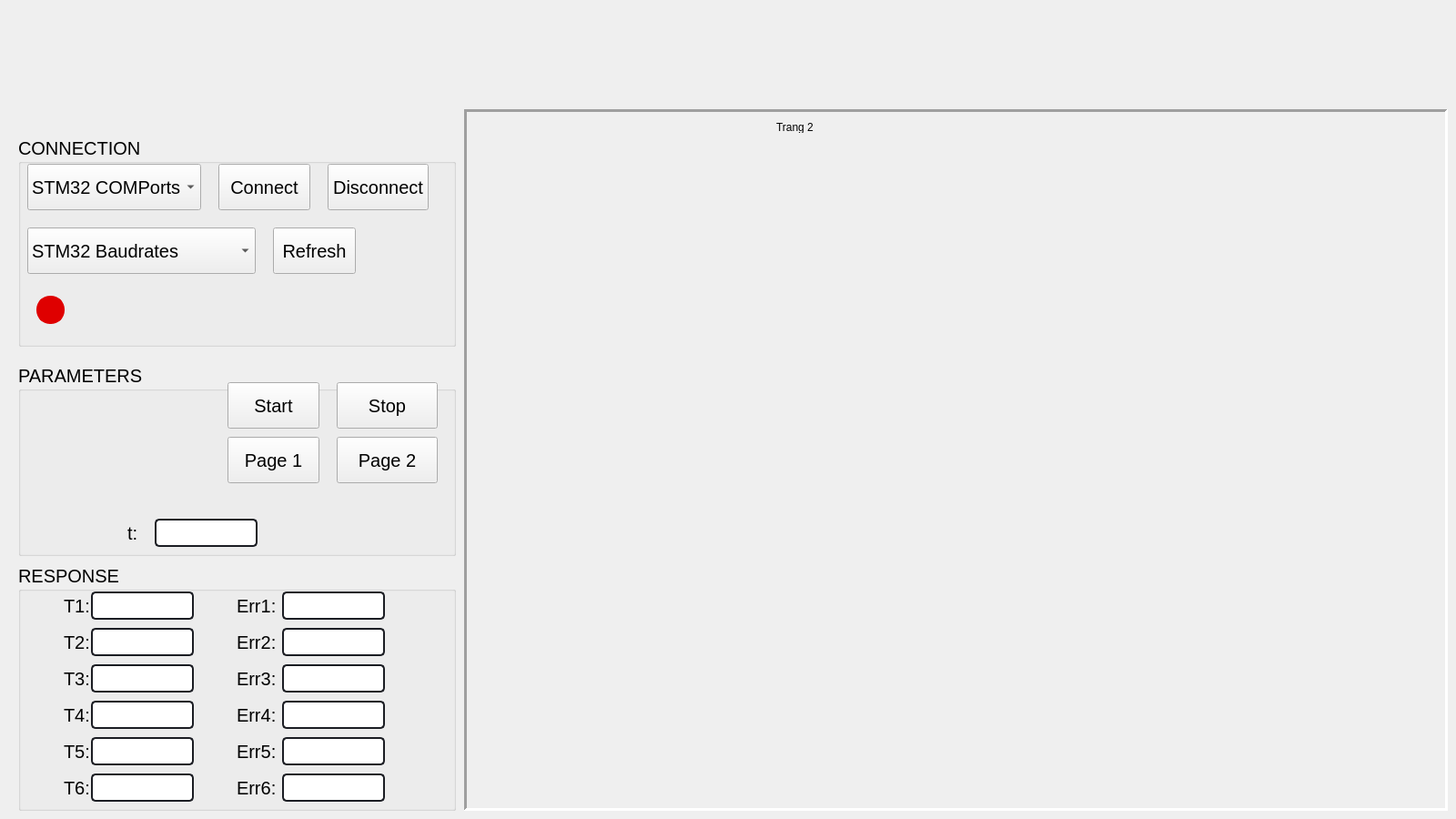
<?xml version="1.0" encoding="UTF-8"?>
<ui version="4.0">
 <class>MainWindow</class>
 <widget class="QMainWindow" name="MainWindow">
  <property name="geometry">
   <rect>
    <x>0</x>
    <y>0</y>
    <width>1600</width>
    <height>900</height>
   </rect>
  </property>
  <property name="minimumSize">
   <size>
    <width>1600</width>
    <height>900</height>
   </size>
  </property>
  <property name="maximumSize">
   <size>
    <width>1600</width>
    <height>900</height>
   </size>
  </property>
  <property name="windowTitle">
   <string>MainWindow</string>
  </property>
  <widget class="QWidget" name="centralwidget">
   <property name="minimumSize">
    <size>
     <width>1600</width>
     <height>900</height>
    </size>
   </property>
   <property name="maximumSize">
    <size>
     <width>1600</width>
     <height>900</height>
    </size>
   </property>
   <property name="styleSheet">
    <string notr="true"/>
   </property>
   <widget class="QGroupBox" name="gb_connection">
    <property name="geometry">
     <rect>
      <x>20</x>
      <y>150</y>
      <width>481</width>
      <height>231</height>
     </rect>
    </property>
    <property name="font">
     <font>
      <family>Arial</family>
      <pointsize>15</pointsize>
     </font>
    </property>
    <property name="styleSheet">
     <string notr="true">QGroupBox{border:2px solid gray;border-radius:5px;margin-top: 0ex;color: ;background-color: transparent;} QGroupBox::title{subcontrol-origin: margin;subcontrol-position:top left;padding:0 2px;}
color: rgb(255, 255, 255);
</string>
    </property>
    <property name="title">
     <string>CONNECTION</string>
    </property>
    <widget class="QComboBox" name="cb_comports">
     <property name="geometry">
      <rect>
       <x>10</x>
       <y>30</y>
       <width>191</width>
       <height>51</height>
      </rect>
     </property>
     <property name="font">
      <font>
       <family>Arial</family>
       <pointsize>15</pointsize>
      </font>
     </property>
     <item>
      <property name="text">
       <string>STM32 COMPorts</string>
      </property>
     </item>
    </widget>
    <widget class="QComboBox" name="cb_baudrates">
     <property name="geometry">
      <rect>
       <x>10</x>
       <y>100</y>
       <width>251</width>
       <height>51</height>
      </rect>
     </property>
     <property name="font">
      <font>
       <family>Arial</family>
       <pointsize>15</pointsize>
      </font>
     </property>
     <item>
      <property name="text">
       <string>STM32 Baudrates</string>
      </property>
     </item>
     <item>
      <property name="text">
       <string>1200</string>
      </property>
     </item>
     <item>
      <property name="text">
       <string>1800</string>
      </property>
     </item>
     <item>
      <property name="text">
       <string>2400</string>
      </property>
     </item>
     <item>
      <property name="text">
       <string>4800</string>
      </property>
     </item>
     <item>
      <property name="text">
       <string>9600</string>
      </property>
     </item>
     <item>
      <property name="text">
       <string>34800</string>
      </property>
     </item>
     <item>
      <property name="text">
       <string>19200</string>
      </property>
     </item>
     <item>
      <property name="text">
       <string>57600</string>
      </property>
     </item>
     <item>
      <property name="text">
       <string>115200</string>
      </property>
     </item>
    </widget>
    <widget class="QPushButton" name="btn_connect">
     <property name="geometry">
      <rect>
       <x>220</x>
       <y>30</y>
       <width>101</width>
       <height>51</height>
      </rect>
     </property>
     <property name="font">
      <font>
       <family>Arial</family>
       <pointsize>15</pointsize>
      </font>
     </property>
     <property name="text">
      <string>Connect</string>
     </property>
    </widget>
    <widget class="QPushButton" name="btn_refresh">
     <property name="geometry">
      <rect>
       <x>280</x>
       <y>100</y>
       <width>91</width>
       <height>51</height>
      </rect>
     </property>
     <property name="font">
      <font>
       <family>Arial</family>
       <pointsize>15</pointsize>
      </font>
     </property>
     <property name="text">
      <string>Refresh</string>
     </property>
    </widget>
    <widget class="QPushButton" name="btn_disconnect">
     <property name="geometry">
      <rect>
       <x>340</x>
       <y>30</y>
       <width>111</width>
       <height>51</height>
      </rect>
     </property>
     <property name="font">
      <font>
       <family>Arial</family>
       <pointsize>15</pointsize>
      </font>
     </property>
     <property name="text">
      <string>Disconnect</string>
     </property>
    </widget>
    <widget class="QCheckBox" name="chb_status">
     <property name="geometry">
      <rect>
       <x>20</x>
       <y>170</y>
       <width>131</width>
       <height>41</height>
      </rect>
     </property>
     <property name="font">
      <font>
       <family>Arial</family>
       <pointsize>15</pointsize>
      </font>
     </property>
     <property name="autoFillBackground">
      <bool>false</bool>
     </property>
     <property name="styleSheet">
      <string notr="true">QCheckBox::indicator {
    border: 3px solid rgb(223, 0, 0);
	width: 25px;
	height: 25px;
	border-radius: 15px;
    background: rgb(223, 0, 0);
}
QCheckBox::indicator:hover {
    border: 3px solid rgb(223, 0, 0);
}
QCheckBox::indicator:checked {
    background: 3px solid rgb(60, 168, 31);
	border: 3px solid  rgb(60, 168, 31);	
	background-color: rgb(60, 168, 31);
}
</string>
     </property>
     <property name="text">
      <string/>
     </property>
    </widget>
    <widget class="QLabel" name="lbl_status">
     <property name="geometry">
      <rect>
       <x>60</x>
       <y>170</y>
       <width>181</width>
       <height>41</height>
      </rect>
     </property>
     <property name="font">
      <font>
       <family>Arial</family>
       <pointsize>15</pointsize>
      </font>
     </property>
     <property name="text">
      <string/>
     </property>
    </widget>
   </widget>
   <widget class="QGroupBox" name="gb_parameters">
    <property name="geometry">
     <rect>
      <x>20</x>
      <y>400</y>
      <width>481</width>
      <height>211</height>
     </rect>
    </property>
    <property name="font">
     <font>
      <family>Arial</family>
      <pointsize>15</pointsize>
     </font>
    </property>
    <property name="styleSheet">
     <string notr="true">QGroupBox
{border:2px solid gray;
border-radius:5px;
margin-top: 0ex;
color: ;
background-color: transparent;}

QGroupBox::title
{subcontrol-origin:margin ;
subcontrol-position:top left;
padding:0 2px;}
color: rgb(255, 255, 255);</string>
    </property>
    <property name="title">
     <string>PARAMETERS</string>
    </property>
    <widget class="QPushButton" name="btn_start">
     <property name="geometry">
      <rect>
       <x>230</x>
       <y>20</y>
       <width>101</width>
       <height>51</height>
      </rect>
     </property>
     <property name="font">
      <font>
       <family>Arial</family>
       <pointsize>15</pointsize>
      </font>
     </property>
     <property name="text">
      <string>Start</string>
     </property>
    </widget>
    <widget class="QPushButton" name="btn_stop">
     <property name="geometry">
      <rect>
       <x>350</x>
       <y>20</y>
       <width>111</width>
       <height>51</height>
      </rect>
     </property>
     <property name="font">
      <font>
       <family>Arial</family>
       <pointsize>15</pointsize>
      </font>
     </property>
     <property name="text">
      <string>Stop</string>
     </property>
    </widget>
    <widget class="QPushButton" name="btn_page_the">
     <property name="geometry">
      <rect>
       <x>230</x>
       <y>80</y>
       <width>101</width>
       <height>51</height>
      </rect>
     </property>
     <property name="font">
      <font>
       <family>Arial</family>
       <pointsize>15</pointsize>
      </font>
     </property>
     <property name="text">
      <string>Page 1</string>
     </property>
    </widget>
    <widget class="QPushButton" name="btn_page_err">
     <property name="geometry">
      <rect>
       <x>350</x>
       <y>80</y>
       <width>111</width>
       <height>51</height>
      </rect>
     </property>
     <property name="font">
      <font>
       <family>Arial</family>
       <pointsize>15</pointsize>
      </font>
     </property>
     <property name="text">
      <string>Page 2</string>
     </property>
    </widget>
    <widget class="QLineEdit" name="le_time">
     <property name="geometry">
      <rect>
       <x>150</x>
       <y>170</y>
       <width>113</width>
       <height>31</height>
      </rect>
     </property>
     <property name="font">
      <font>
       <family>Arial</family>
       <pointsize>15</pointsize>
      </font>
     </property>
     <property name="styleSheet">
      <string notr="true">QLineEdit {

	border-radius: 5px;
	border: 2px solid rgb(27, 29, 35);
	padding-left: 10px;
}
QLineEdit:hover {
	border: 2px solid rgb(64, 71, 88);

}
QLineEdit:focus {
	border: 2px solid rgb(91, 101, 124);
}</string>
     </property>
     <property name="alignment">
      <set>Qt::AlignCenter</set>
     </property>
    </widget>
    <widget class="QLabel" name="lbl_time">
     <property name="geometry">
      <rect>
       <x>120</x>
       <y>170</y>
       <width>47</width>
       <height>31</height>
      </rect>
     </property>
     <property name="font">
      <font>
       <family>Arial</family>
       <pointsize>15</pointsize>
      </font>
     </property>
     <property name="text">
      <string>t:</string>
     </property>
    </widget>
   </widget>
   <widget class="QGroupBox" name="gb_response">
    <property name="geometry">
     <rect>
      <x>20</x>
      <y>620</y>
      <width>481</width>
      <height>271</height>
     </rect>
    </property>
    <property name="font">
     <font>
      <family>Arial</family>
      <pointsize>15</pointsize>
     </font>
    </property>
    <property name="styleSheet">
     <string notr="true">QGroupBox
{border:2px solid gray;
border-radius:5px;
margin-top: 0ex;
color: ;
background-color: transparent;}

QGroupBox::title
{subcontrol-origin:margin ;
subcontrol-position:top left;
padding:0 2px;}
color: rgb(255, 255, 255);</string>
    </property>
    <property name="title">
     <string>RESPONSE</string>
    </property>
    <widget class="QLineEdit" name="le_the1">
     <property name="geometry">
      <rect>
       <x>80</x>
       <y>30</y>
       <width>113</width>
       <height>31</height>
      </rect>
     </property>
     <property name="font">
      <font>
       <family>Arial</family>
       <pointsize>15</pointsize>
      </font>
     </property>
     <property name="styleSheet">
      <string notr="true">QLineEdit {

	border-radius: 5px;
	border: 2px solid rgb(27, 29, 35);
	padding-left: 10px;
}
QLineEdit:hover {
	border: 2px solid rgb(64, 71, 88);

}
QLineEdit:focus {
	border: 2px solid rgb(91, 101, 124);
}</string>
     </property>
     <property name="alignment">
      <set>Qt::AlignCenter</set>
     </property>
    </widget>
    <widget class="QLabel" name="lbl_the1">
     <property name="geometry">
      <rect>
       <x>50</x>
       <y>30</y>
       <width>47</width>
       <height>31</height>
      </rect>
     </property>
     <property name="font">
      <font>
       <family>Arial</family>
       <pointsize>15</pointsize>
      </font>
     </property>
     <property name="text">
      <string>T1:</string>
     </property>
    </widget>
    <widget class="QLabel" name="lbl_the2">
     <property name="geometry">
      <rect>
       <x>50</x>
       <y>70</y>
       <width>47</width>
       <height>31</height>
      </rect>
     </property>
     <property name="font">
      <font>
       <family>Arial</family>
       <pointsize>15</pointsize>
      </font>
     </property>
     <property name="text">
      <string>T2:</string>
     </property>
    </widget>
    <widget class="QLineEdit" name="le_the2">
     <property name="geometry">
      <rect>
       <x>80</x>
       <y>70</y>
       <width>113</width>
       <height>31</height>
      </rect>
     </property>
     <property name="font">
      <font>
       <family>Arial</family>
       <pointsize>15</pointsize>
      </font>
     </property>
     <property name="styleSheet">
      <string notr="true">QLineEdit {

	border-radius: 5px;
	border: 2px solid rgb(27, 29, 35);
	padding-left: 10px;
}
QLineEdit:hover {
	border: 2px solid rgb(64, 71, 88);

}
QLineEdit:focus {
	border: 2px solid rgb(91, 101, 124);
}</string>
     </property>
     <property name="alignment">
      <set>Qt::AlignCenter</set>
     </property>
    </widget>
    <widget class="QLabel" name="lbl_the3">
     <property name="geometry">
      <rect>
       <x>50</x>
       <y>110</y>
       <width>47</width>
       <height>31</height>
      </rect>
     </property>
     <property name="font">
      <font>
       <family>Arial</family>
       <pointsize>15</pointsize>
      </font>
     </property>
     <property name="text">
      <string>T3:</string>
     </property>
    </widget>
    <widget class="QLineEdit" name="le_the3">
     <property name="geometry">
      <rect>
       <x>80</x>
       <y>110</y>
       <width>113</width>
       <height>31</height>
      </rect>
     </property>
     <property name="font">
      <font>
       <family>Arial</family>
       <pointsize>15</pointsize>
      </font>
     </property>
     <property name="styleSheet">
      <string notr="true">QLineEdit {

	border-radius: 5px;
	border: 2px solid rgb(27, 29, 35);
	padding-left: 10px;
}
QLineEdit:hover {
	border: 2px solid rgb(64, 71, 88);

}
QLineEdit:focus {
	border: 2px solid rgb(91, 101, 124);
}</string>
     </property>
     <property name="alignment">
      <set>Qt::AlignCenter</set>
     </property>
    </widget>
    <widget class="QLabel" name="lbl_the4">
     <property name="geometry">
      <rect>
       <x>50</x>
       <y>150</y>
       <width>47</width>
       <height>31</height>
      </rect>
     </property>
     <property name="font">
      <font>
       <family>Arial</family>
       <pointsize>15</pointsize>
      </font>
     </property>
     <property name="text">
      <string>T4:</string>
     </property>
    </widget>
    <widget class="QLineEdit" name="le_the4">
     <property name="geometry">
      <rect>
       <x>80</x>
       <y>150</y>
       <width>113</width>
       <height>31</height>
      </rect>
     </property>
     <property name="font">
      <font>
       <family>Arial</family>
       <pointsize>15</pointsize>
      </font>
     </property>
     <property name="styleSheet">
      <string notr="true">QLineEdit {

	border-radius: 5px;
	border: 2px solid rgb(27, 29, 35);
	padding-left: 10px;
}
QLineEdit:hover {
	border: 2px solid rgb(64, 71, 88);

}
QLineEdit:focus {
	border: 2px solid rgb(91, 101, 124);
}</string>
     </property>
     <property name="alignment">
      <set>Qt::AlignCenter</set>
     </property>
    </widget>
    <widget class="QLabel" name="lbl_the5">
     <property name="geometry">
      <rect>
       <x>50</x>
       <y>190</y>
       <width>47</width>
       <height>31</height>
      </rect>
     </property>
     <property name="font">
      <font>
       <family>Arial</family>
       <pointsize>15</pointsize>
      </font>
     </property>
     <property name="text">
      <string>T5:</string>
     </property>
    </widget>
    <widget class="QLineEdit" name="le_the5">
     <property name="geometry">
      <rect>
       <x>80</x>
       <y>190</y>
       <width>113</width>
       <height>31</height>
      </rect>
     </property>
     <property name="font">
      <font>
       <family>Arial</family>
       <pointsize>15</pointsize>
      </font>
     </property>
     <property name="styleSheet">
      <string notr="true">QLineEdit {

	border-radius: 5px;
	border: 2px solid rgb(27, 29, 35);
	padding-left: 10px;
}
QLineEdit:hover {
	border: 2px solid rgb(64, 71, 88);

}
QLineEdit:focus {
	border: 2px solid rgb(91, 101, 124);
}</string>
     </property>
     <property name="alignment">
      <set>Qt::AlignCenter</set>
     </property>
    </widget>
    <widget class="QLabel" name="lbl_the6">
     <property name="geometry">
      <rect>
       <x>50</x>
       <y>230</y>
       <width>47</width>
       <height>31</height>
      </rect>
     </property>
     <property name="font">
      <font>
       <family>Arial</family>
       <pointsize>15</pointsize>
      </font>
     </property>
     <property name="text">
      <string>T6:</string>
     </property>
    </widget>
    <widget class="QLineEdit" name="le_the6">
     <property name="geometry">
      <rect>
       <x>80</x>
       <y>230</y>
       <width>113</width>
       <height>31</height>
      </rect>
     </property>
     <property name="font">
      <font>
       <family>Arial</family>
       <pointsize>15</pointsize>
      </font>
     </property>
     <property name="styleSheet">
      <string notr="true">QLineEdit {

	border-radius: 5px;
	border: 2px solid rgb(27, 29, 35);
	padding-left: 10px;
}
QLineEdit:hover {
	border: 2px solid rgb(64, 71, 88);

}
QLineEdit:focus {
	border: 2px solid rgb(91, 101, 124);
}</string>
     </property>
     <property name="alignment">
      <set>Qt::AlignCenter</set>
     </property>
    </widget>
    <widget class="QLabel" name="lbl_x">
     <property name="geometry">
      <rect>
       <x>240</x>
       <y>30</y>
       <width>47</width>
       <height>31</height>
      </rect>
     </property>
     <property name="font">
      <font>
       <family>Arial</family>
       <pointsize>15</pointsize>
      </font>
     </property>
     <property name="text">
      <string>Err1:</string>
     </property>
    </widget>
    <widget class="QLineEdit" name="le_x">
     <property name="geometry">
      <rect>
       <x>290</x>
       <y>30</y>
       <width>113</width>
       <height>31</height>
      </rect>
     </property>
     <property name="font">
      <font>
       <family>Arial</family>
       <pointsize>15</pointsize>
      </font>
     </property>
     <property name="styleSheet">
      <string notr="true">QLineEdit {

	border-radius: 5px;
	border: 2px solid rgb(27, 29, 35);
	padding-left: 10px;
}
QLineEdit:hover {
	border: 2px solid rgb(64, 71, 88);

}
QLineEdit:focus {
	border: 2px solid rgb(91, 101, 124);
}</string>
     </property>
     <property name="alignment">
      <set>Qt::AlignCenter</set>
     </property>
    </widget>
    <widget class="QLabel" name="lbl_z">
     <property name="geometry">
      <rect>
       <x>240</x>
       <y>110</y>
       <width>47</width>
       <height>31</height>
      </rect>
     </property>
     <property name="font">
      <font>
       <family>Arial</family>
       <pointsize>15</pointsize>
      </font>
     </property>
     <property name="text">
      <string>Err3:</string>
     </property>
    </widget>
    <widget class="QLabel" name="lbl_roll">
     <property name="geometry">
      <rect>
       <x>240</x>
       <y>150</y>
       <width>47</width>
       <height>31</height>
      </rect>
     </property>
     <property name="font">
      <font>
       <family>Arial</family>
       <pointsize>15</pointsize>
      </font>
     </property>
     <property name="text">
      <string>Err4:</string>
     </property>
    </widget>
    <widget class="QLabel" name="lbl_pitch">
     <property name="geometry">
      <rect>
       <x>240</x>
       <y>190</y>
       <width>47</width>
       <height>31</height>
      </rect>
     </property>
     <property name="font">
      <font>
       <family>Arial</family>
       <pointsize>15</pointsize>
      </font>
     </property>
     <property name="text">
      <string>Err5:</string>
     </property>
    </widget>
    <widget class="QLabel" name="lbl_yaw">
     <property name="geometry">
      <rect>
       <x>240</x>
       <y>230</y>
       <width>47</width>
       <height>31</height>
      </rect>
     </property>
     <property name="font">
      <font>
       <family>Arial</family>
       <pointsize>15</pointsize>
      </font>
     </property>
     <property name="text">
      <string>Err6:</string>
     </property>
    </widget>
    <widget class="QLineEdit" name="le_pitch">
     <property name="geometry">
      <rect>
       <x>290</x>
       <y>190</y>
       <width>113</width>
       <height>31</height>
      </rect>
     </property>
     <property name="font">
      <font>
       <family>Arial</family>
       <pointsize>15</pointsize>
      </font>
     </property>
     <property name="styleSheet">
      <string notr="true">QLineEdit {

	border-radius: 5px;
	border: 2px solid rgb(27, 29, 35);
	padding-left: 10px;
}
QLineEdit:hover {
	border: 2px solid rgb(64, 71, 88);

}
QLineEdit:focus {
	border: 2px solid rgb(91, 101, 124);
}</string>
     </property>
     <property name="alignment">
      <set>Qt::AlignCenter</set>
     </property>
    </widget>
    <widget class="QLabel" name="lbl_y">
     <property name="geometry">
      <rect>
       <x>240</x>
       <y>70</y>
       <width>47</width>
       <height>31</height>
      </rect>
     </property>
     <property name="font">
      <font>
       <family>Arial</family>
       <pointsize>15</pointsize>
      </font>
     </property>
     <property name="text">
      <string>Err2:</string>
     </property>
    </widget>
    <widget class="QLineEdit" name="le_roll">
     <property name="geometry">
      <rect>
       <x>290</x>
       <y>150</y>
       <width>113</width>
       <height>31</height>
      </rect>
     </property>
     <property name="font">
      <font>
       <family>Arial</family>
       <pointsize>15</pointsize>
      </font>
     </property>
     <property name="styleSheet">
      <string notr="true">QLineEdit {

	border-radius: 5px;
	border: 2px solid rgb(27, 29, 35);
	padding-left: 10px;
}
QLineEdit:hover {
	border: 2px solid rgb(64, 71, 88);

}
QLineEdit:focus {
	border: 2px solid rgb(91, 101, 124);
}</string>
     </property>
     <property name="alignment">
      <set>Qt::AlignCenter</set>
     </property>
    </widget>
    <widget class="QLineEdit" name="le_yaw">
     <property name="geometry">
      <rect>
       <x>290</x>
       <y>230</y>
       <width>113</width>
       <height>31</height>
      </rect>
     </property>
     <property name="font">
      <font>
       <family>Arial</family>
       <pointsize>15</pointsize>
      </font>
     </property>
     <property name="styleSheet">
      <string notr="true">QLineEdit {

	border-radius: 5px;
	border: 2px solid rgb(27, 29, 35);
	padding-left: 10px;
}
QLineEdit:hover {
	border: 2px solid rgb(64, 71, 88);

}
QLineEdit:focus {
	border: 2px solid rgb(91, 101, 124);
}</string>
     </property>
     <property name="alignment">
      <set>Qt::AlignCenter</set>
     </property>
    </widget>
    <widget class="QLineEdit" name="le_y">
     <property name="geometry">
      <rect>
       <x>290</x>
       <y>70</y>
       <width>113</width>
       <height>31</height>
      </rect>
     </property>
     <property name="font">
      <font>
       <family>Arial</family>
       <pointsize>15</pointsize>
      </font>
     </property>
     <property name="styleSheet">
      <string notr="true">QLineEdit {

	border-radius: 5px;
	border: 2px solid rgb(27, 29, 35);
	padding-left: 10px;
}
QLineEdit:hover {
	border: 2px solid rgb(64, 71, 88);

}
QLineEdit:focus {
	border: 2px solid rgb(91, 101, 124);
}</string>
     </property>
     <property name="alignment">
      <set>Qt::AlignCenter</set>
     </property>
    </widget>
    <widget class="QLineEdit" name="le_z">
     <property name="geometry">
      <rect>
       <x>290</x>
       <y>110</y>
       <width>113</width>
       <height>31</height>
      </rect>
     </property>
     <property name="font">
      <font>
       <family>Arial</family>
       <pointsize>15</pointsize>
      </font>
     </property>
     <property name="styleSheet">
      <string notr="true">QLineEdit {

	border-radius: 5px;
	border: 2px solid rgb(27, 29, 35);
	padding-left: 10px;
}
QLineEdit:hover {
	border: 2px solid rgb(64, 71, 88);

}
QLineEdit:focus {
	border: 2px solid rgb(91, 101, 124);
}</string>
     </property>
     <property name="alignment">
      <set>Qt::AlignCenter</set>
     </property>
    </widget>
   </widget>
   <widget class="QStackedWidget" name="stackedWidget">
    <property name="geometry">
     <rect>
      <x>510</x>
      <y>120</y>
      <width>1081</width>
      <height>771</height>
     </rect>
    </property>
    <property name="styleSheet">
     <string notr="true"/>
    </property>
    <property name="frameShape">
     <enum>QFrame::Panel</enum>
    </property>
    <property name="frameShadow">
     <enum>QFrame::Sunken</enum>
    </property>
    <property name="lineWidth">
     <number>3</number>
    </property>
    <property name="currentIndex">
     <number>1</number>
    </property>
    <widget class="QWidget" name="page_the">
     <widget class="QWidget" name="formLayoutWidget_2">
      <property name="geometry">
       <rect>
        <x>10</x>
        <y>30</y>
        <width>1061</width>
        <height>741</height>
       </rect>
      </property>
      <layout class="QFormLayout" name="formlayout_the"/>
     </widget>
     <widget class="QLabel" name="label">
      <property name="geometry">
       <rect>
        <x>100</x>
        <y>10</y>
        <width>47</width>
        <height>13</height>
       </rect>
      </property>
      <property name="text">
       <string>Trang 1</string>
      </property>
     </widget>
    </widget>
    <widget class="QWidget" name="page_err">
     <widget class="QWidget" name="formLayoutWidget_3">
      <property name="geometry">
       <rect>
        <x>10</x>
        <y>30</y>
        <width>1061</width>
        <height>741</height>
       </rect>
      </property>
      <layout class="QFormLayout" name="formlayout_err"/>
     </widget>
     <widget class="QLabel" name="label_2">
      <property name="geometry">
       <rect>
        <x>340</x>
        <y>10</y>
        <width>47</width>
        <height>13</height>
       </rect>
      </property>
      <property name="text">
       <string>Trang 2</string>
      </property>
     </widget>
    </widget>
   </widget>
   <zorder>stackedWidget</zorder>
   <zorder>gb_connection</zorder>
   <zorder>gb_parameters</zorder>
   <zorder>gb_response</zorder>
  </widget>
 </widget>
 <resources/>
 <connections/>
</ui>
